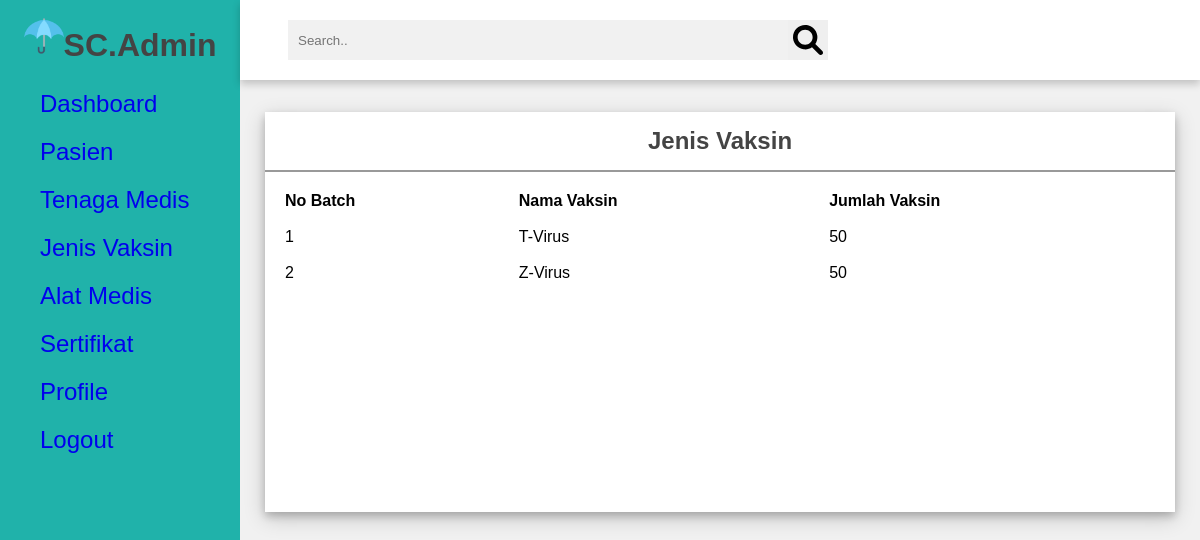
The page /admin/jenisvaksin.php on the database its author committed.
### tables this page shows
CREATE TABLE `jenis_vaksin` (
  `no_batch` int(11) NOT NULL,
  `nama_vaksin` varchar(50) NOT NULL,
  `jumlah_vaksin` int(11) NOT NULL
);

### admin/functions.php (called while the page is built, shortened)
<?php
function koneksi() {
    $conn = mysqli_connect('localhost', 'root', '', 'pw2022_tubes') or die('KONEKSI GAGAL!!!');
    return $conn;
}
function query($query) {
    $conn = koneksi();
    $result = mysqli_query($conn, $query) or die(mysqli_error($conn));
    $rows = [];
    while($row = mysqli_fetch_assoc($result)) {
        $rows[] = $row;
    }
    return $rows;
}

### admin/jenisvaksin.php (the view, shortened to what this page needs)
<?php
    require 'functions.php';
    $jenisvaksin = query("SELECT * FROM jenis_vaksin");
?>
<!DOCTYPE html>
<html lang="en">
<head>
    <link rel="stylesheet" href="style.css">
</head>
<body>
    <div class="side-menu">
        <div class="tab-name">
            <h1><img src="../img/kisspng-umbrella-clip-art-5b3008645136e8.6524105115298745323327.png" alt="">SC.Admin</h1>
        </div>
        <ul>
            <li><a href="index.php"><span>Dashboard</span></a> </li>
            <li><a href="pasien.php"><span>Pasien</span></a> </li>
            <li><a href="tenmed.php"><span>Tenaga Medis</span></a> </li>
            <li><a href="jenisvaksin.php"><span>Jenis Vaksin</span></a> </li>
            <li><a href="alatmedis.php"><span>Alat Medis</span></a>  </li>
            <li><a href="sertifikat.php"><span>Sertifikat</span></a></li>
            <li><a href="user.php"><span>Profile</span> </a></li>
            <li><a href="logout.php"><span>Logout</span> </a></li>
        </ul>
    </div>
    <div class="container">
        <div class="header">
            <div class="nav">
                <div class="search">
                    <form class="find" action="" method="post">
                        <input type="text" name="find" placeholder="Search.." autocomplete="off" autofocus>
                        <button name="search" type="submit"><img src="../img/magnifying-glass-solid.svg" alt=""></button>
                    </form>
                </div>
            </div>
        </div>
        <div class="content">
            <div class="content-2">
                <div class="daftar-pasien" style="margin-top:2rem;">
                    <div class="title">
                        <h2>Jenis Vaksin</h2>
                    </div>
                    <table>
                        <tr>
                            <th>No Batch</th>
                            <th>Nama Vaksin</th>
                            <th>Jumlah Vaksin</th>
                        </tr>
                        <?php
                            foreach ($jenisvaksin as $row){
                        ?>
                        <tr>
                            <td><?php echo $row['no_batch'] ?></td>
                            <td><?php echo $row['nama_vaksin'] ?></td>
                            <td><?php echo $row['jumlah_vaksin'] ?></td>
                        </tr>
                        <?php
                            }
                        ?>
                    </table>
                </div>
            </div>
        </div>
    </div>
</body>
</html>

### admin/style.css (style rules this page uses)
* { margin: 0; padding: 0; box-sizing: border-box; font-family: "Poppins", sans-serif; }
body { min-height: 100vh; }
a { text-decoration: none; }
li { list-style: none; }
h1, h2 { color: #444; }
.title { display: flex; align-items: center; justify-content: space-around; padding: 15px 10px; border-bottom: 2px solid #999; }
table { padding: 10px; }
th, td { text-align: left; padding: 8px; }
.side-menu { position: fixed; background: lightseagreen; width: 20vw; min-height: 100vh; display: flex; flex-direction: column; }
.side-menu .tab-name { height: 10vh; display: flex; align-items: center; justify-content: center; }
.side-menu .tab-name img { width: 40px; }
.side-menu li { font-size: 24px; padding: 10px 40px; color: white; display: flex; align-items: center; }
.container { position: absolute; right: 0; width: 80vw; height: 100vh; background: #f1f1f1; }
.container .header { position: fixed; top: 0; right: 0; width: 80vw; height: 10vh; background: white; display: flex; align-items: center; justify-content: center; box-shadow: 0 4px 8px 0 rgba(0, 0, 0, 0.2); z-index: 1; }
.container .header .nav { width: 90%; display: flex; align-items: center; }
.container .header .nav .search .find { flex: 3; display: flex; justify-content: center; }
.container .header .nav .search .find input[type="text"] { border: none; background: #f1f1f1; padding: 10px; width: 500px; }
.container .header .nav .search .find button { width: 40px; height: 40px; border: none; display: flex; align-items: center; justify-content: center; }
.container .header .nav .search .find button img { width: 30px; height: 30px; }
.container .content { position: relative; margin-top: 10vh; min-height: 90vh; background: #f1f1f1; }
.container .content .content-2 { min-height: 60vh; display: flex; justify-content: space-around; align-items: flex-start; flex-wrap: wrap; }
.container .content .content-2 .daftar-pasien { min-height: 50vh; flex: 5; background: white; margin: 0 25px 25px 25px; box-shadow: 0 4px 8px 0 rgba(0, 0, 0, 0.2), 0 6px 20px 0 rgba(0, 0, 0, 0.19); display: flex; flex-direction: column; margin-top: 5rem; }

### rows shown on the page
jenis_vaksin: no_batch "1", nama_vaksin "T-Virus", jumlah_vaksin "50"
jenis_vaksin: no_batch "2", nama_vaksin "Z-Virus", jumlah_vaksin "50"
